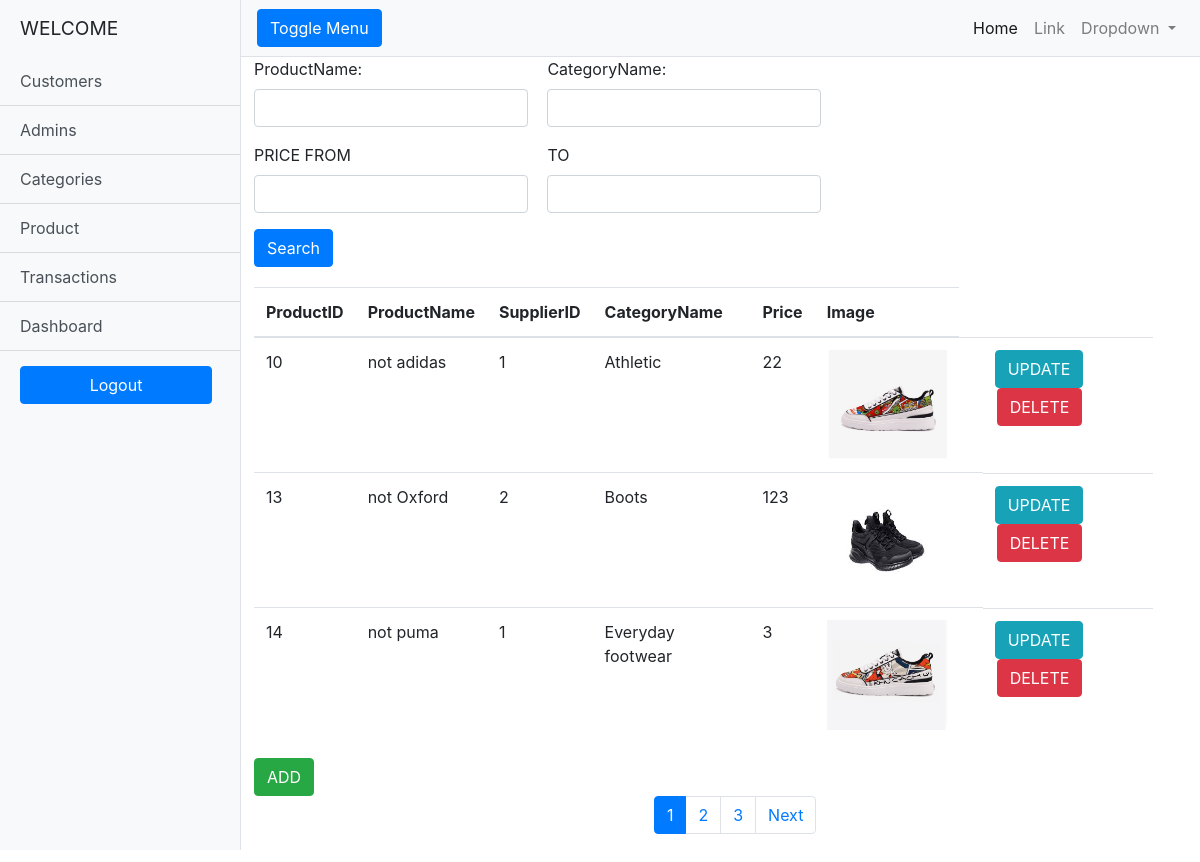
Screenshot of /View/product/index.php (signed in) with the database file from the repository.
### tables this page shows
CREATE TABLE `product` (
  `ProductID` int(11) NOT NULL,
  `ProductName` varchar(50) NOT NULL,
  `SupplierID` int(11) NOT NULL,
  `CategoryID` int(11) NOT NULL,
  `Price` int(11) NOT NULL,
  `Image` varchar(50) NOT NULL
);

CREATE TABLE `categories` (
  `CategoryID` int(11) NOT NULL,
  `ParentID` int(11) NOT NULL,
  `CategoryName` varchar(50) NOT NULL,
  `Description` text NOT NULL
);

### Model/productsModel.php (called while the page is built, shortened)
<?php
	function getProducts() {
		$conn = connectToDB();
		$sql='SELECT * FROM product, categories WHERE product.CategoryID = categories.CategoryID';
		$result = mysqli_query($conn, $sql);
		$productsArray = array();
		if (mysqli_num_rows($result)>0) {
			while ($row=mysqli_fetch_assoc($result)) {
				array_push($productsArray, $row);
			}
		}
		return $productsArray;
	}
?>

### Controller/productsController.php (called while the page is built, shortened)
<?php
	function loadProductsData() {
		include '../../Model/productsModel.php';
		$productsArray = getProducts();
		return $productsArray;
	}
?>

### View/product/index.php (the view, shortened to what this page needs)
<!DOCTYPE html>
<html lang="en">
<head>
      <link rel="stylesheet" href="https://maxcdn.bootstrapcdn.com/bootstrap/4.4.1/css/bootstrap.min.css">
  <link href="http://localhost/onlineShop/onlineShop/CSS/bootstrap.min.css" rel="stylesheet">
  <link href="http://localhost/onlineShop/onlineShop/CSS/simple-sidebar.css" rel="stylesheet">
</head>
<body>
  <div class="d-flex" id="wrapper">
    <?php
        include '../../View/main/sidebar.php';
    ?>
    <div id="page-content-wrapper">
      <nav class="navbar navbar-expand-lg navbar-light bg-light border-bottom">
        <button class="btn btn-primary" id="menu-toggle">Toggle Menu</button>
        <div class="collapse navbar-collapse" id="navbarSupportedContent">
          <ul class="navbar-nav ml-auto mt-2 mt-lg-0">
            <li class="nav-item active">
              <a class="nav-link" href="#">Home <span class="sr-only">(current)</span></a>
            </li>
            <li class="nav-item">
              <a class="nav-link" href="#">Link</a>
            </li>
            <li class="nav-item dropdown">
              <a class="nav-link dropdown-toggle" href="#" id="navbarDropdown" role="button" data-toggle="dropdown" aria-haspopup="true" aria-expanded="false">
                Dropdown
              </a>
            </li>
          </ul>
        </div>
      </nav>
      <div class="container-fluid">
        <?php
            include '../../Controller/productsController.php';
            $productsArray = loadproductsData();
        ?>
        <div class="container" style="margin-left:25%">
          <form style="margin-bottom: 20px;">
            <span class="form-group" style="display: inline-block;">
              <label for="">ProductName: </label>
              <input type="text" class="form-control" id="productName" width="200px">
            </span>
            <span class="form-group" style="display: inline-block; margin-left: 15px">
              <label for="">CategoryName: </label>
              <input type="text" class="form-control" id="categoryName">
            </span>
            <br>
            <span class="form-group" style="display: inline-block;">
              <label for="">PRICE FROM </label>
              <input type="text" class="form-control" id="fromPrice" width="200px">
            </span>
            <span class="form-group" style="display: inline-block; margin-left: 15px">
              <label for="">TO </label>
              <input type="text" class="form-control" id="toPrice">
            </span>
            <br>
            <button type="button" class="btn btn-primary search">Search</button>
         </form>
          <table class="table">
            <thead>
              <th>ProductID</th>
              <th>ProductName</th>
              <th>SupplierID</th>
              <th>CategoryName</th>
              <th>Price</th>
              <th>Image</th>
            </thead>
            <tbody>
              <?php
                $page = 1;
                $productsPerPage=3;
                $start = ($page-1)*$productsPerPage;
                $end= $start+$productsPerPage;
                for ($i= $start; $i < $end; $i++) {
                    echo "<tr>";
                    echo "<td>".$productsArray[$i]['ProductID']."</td>";
                    echo "<td>".$productsArray[$i]['ProductName']."</td>";
                    echo "<td>".$productsArray[$i]['SupplierID']."</td>";
                    echo "<td>".$productsArray[$i]['CategoryName']."</td>";
                    echo "<td>".$productsArray[$i]['Price']."</td>";
                    echo '<td><img src="http://localhost/onlineShop/onlineShop/Image/products/'.$productsArray[$i]['Image'].'" width="120" height="110"><td>';
                    echo '<td class="actionButton">'.'<a href="http://localhost/onlineShop/onlineShop/View/product/update.php?id='.$productsArray[$i]['ProductID'].'"><button type="button" style="" class="btn btn-info btn-update">UPDATE</button></a>';
                    echo '<a style="margin-left: 2px" href="http://localhost/onlineShop/onlineShop/Controller/productsController.php?action=delete&id='.$productsArray[$i]['ProductID'].'"><button type="button" class="btn btn-danger btn-del">DELETE</button></a>'."</td>";
                    echo "</tr>";
                }
              ?>
            </tbody>
        </table>
        <a href="http://localhost/onlineShop/onlineShop/View/product/create.php"><button type="button" style="" class="btn btn-success btn-add">
            ADD
        </button></a>
        <?php
          if(count($productsArray)%$productsPerPage!=0){
            $maxPage = intval(count($productsArray)/$productsPerPage)+1;
          }
          else{
            $maxPage = intval(count($productsArray)/$productsPerPage);
          }
                $standardPage=3;
                if($page <$standardPage){
                  $startPage = 1;
                  $endPage =$standardPage;
                }
        ?>
        <nav aria-label="Page navigation example" style="margin-left: 400px">
          <ul class="pagination">
            <?php
              for($i=$startPage; $i<=$endPage; $i++){
                if($i==$page){
                  echo '<li class="page-item active"><a class="page-link" href="http://localhost/onlineShop/onlineShop/View/product/?page='.$i.'">'.$i.'</a></li>';
                }else{
                  echo '<li class="page-item"><a class="page-link" href="http://localhost/onlineShop/onlineShop/View/product/?page='.$i.'">'.$i.'</a></li>';
                }
              }
              if ($page!=$maxPage) {
                 echo '<li class="page-item"><a class="page-link" href="http://localhost/onlineShop/onlineShop/View/product/?page='.($page+1).'">Next</a></li>';
              }
            ?>
          </ul>
        </nav>
        </div>
      </div>
    </div>
  </div>
</body>
</html>

### View/main/sidebar.php
<div class="bg-light border-right" id="sidebar-wrapper">
  <div class="sidebar-heading">WELCOME </div>
  <div class="list-group list-group-flush" style="position: relative; z-index: 2;">
    <a href="http://localhost/onlineShop/onlineShop/View/user/" class="list-group-item list-group-item-action bg-light">Customers</a>
    <a href="http://localhost/onlineShop/onlineShop/View/admin/" class="list-group-item list-group-item-action bg-light">Admins</a>
    <a href="http://localhost/onlineShop/onlineShop/View/categories/" class="list-group-item list-group-item-action bg-light">Categories</a>
    <a href="http://localhost/onlineShop/onlineShop/View/product/" class="list-group-item list-group-item-action bg-light">Product</a>
    <a href="http://localhost/onlineShop/onlineShop/View/transactions/" class="list-group-item list-group-item-action bg-light">Transactions</a>
    <a href="http://localhost/onlineShop/onlineShop/View/dashboard/" class="list-group-item list-group-item-action bg-light">Dashboard</a>
    <a href="http://localhost/onlineShop/onlineShop/Controller/loginController.php?action=logOut" ><button style="width: 80%; margin: 15px auto; margin-left: 20px" class="btn btn-primary">Logout</button></a>
  </div>
</div>

### CSS/simple-sidebar.css (style rules this page uses)
#wrapper { overflow-x: hidden; }
#sidebar-wrapper { min-height: 100vh; margin-left: -15rem; -webkit-transition: margin .25s ease-out; -moz-transition: margin .25s ease-out; -o-transition: margin .25s ease-out; transition: margin .25s ease-out; }
#sidebar-wrapper .sidebar-heading { padding: 0.875rem 1.25rem; font-size: 1.2rem; }
#sidebar-wrapper .list-group { width: 15rem; }
#page-content-wrapper { min-width: 100vw; }
@media (min-width: 768px) { #sidebar-wrapper { margin-left: 0; } }
@media (min-width: 768px) { #page-content-wrapper { min-width: 0; width: 100%; } }

### View/product/index.php (style rules this page uses)
.container-fluid { margin-left: -26%; }
.actionButton { display: inline-block; }

### rows the page displays
product: ProductID "10", ProductName "not adidas", SupplierID "1", CategoryID.CategoryName "Athletic", Price "22", Image (picture)
product: ProductID "13", ProductName "not Oxford", SupplierID "2", CategoryID.CategoryName "Boots", Price "123", Image (picture)
product: ProductID "14", ProductName "not puma", SupplierID "1", CategoryID.CategoryName "Everyday footwear", Price "3", Image (picture)
